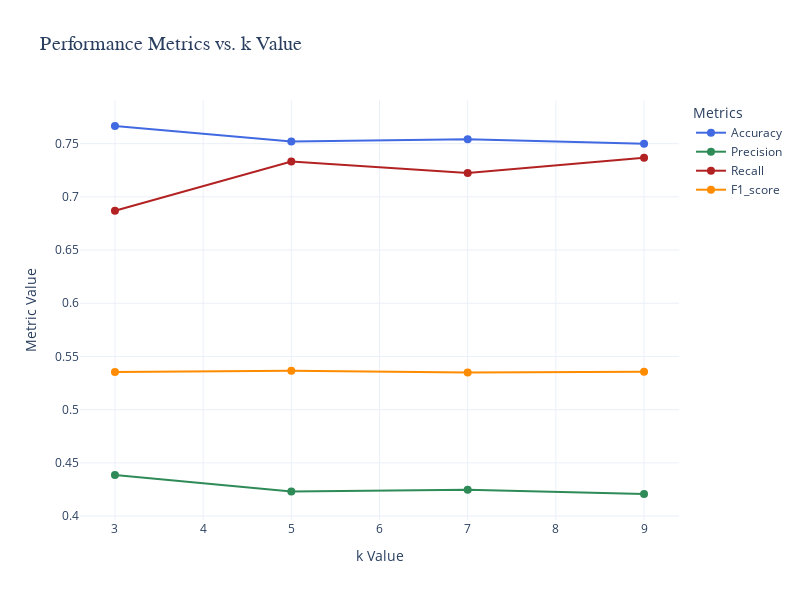

The cell this chart's notebook holds for it:
### Code cell
plot_knn_metrics(k_values, manhattan_results_df)

### Figure 1 — Plotly figure (JSON) as saved in the notebook; plotly's stock layout.template omitted (floating-point values rounded to 4 significant figures)
{"data": [{"line": {"color": "royalblue", "width": 2}, "marker": {"color": "royalblue", "size": 8}, "mode": "lines+markers", "name": "Accuracy", "type": "scatter", "x": [3, 5, 7, 9], "y": [0.7666, 0.7519, 0.754, 0.7498]}, {"line": {"color": "seagreen", "width": 2}, "marker": {"color": "seagreen", "size": 8}, "mode": "lines+markers", "name": "Precision", "type": "scatter", "x": [3, 5, 7, 9], "y": [0.4386, 0.423, 0.4247, 0.4207]}, {"line": {"color": "firebrick", "width": 2}, "marker": {"color": "firebrick", "size": 8}, "mode": "lines+markers", "name": "Recall", "type": "scatter", "x": [3, 5, 7, 9], "y": [0.6868, 0.7331, 0.7224, 0.7367]}, {"line": {"color": "darkorange", "width": 2}, "marker": {"color": "darkorange", "size": 8}, "mode": "lines+markers", "name": "F1_score", "type": "scatter", "x": [3, 5, 7, 9], "y": [0.5354, 0.5365, 0.5349, 0.5356]}], "layout": {"height": 600, "legend": {"title": {"text": "Metrics"}}, "title": {"font": {"family": "Arial, sans-serif", "size": 20}, "text": "Performance Metrics vs. k Value"}, "width": 800, "xaxis": {"title": {"text": "k Value"}}, "yaxis": {"title": {"text": "Metric Value"}}}}
